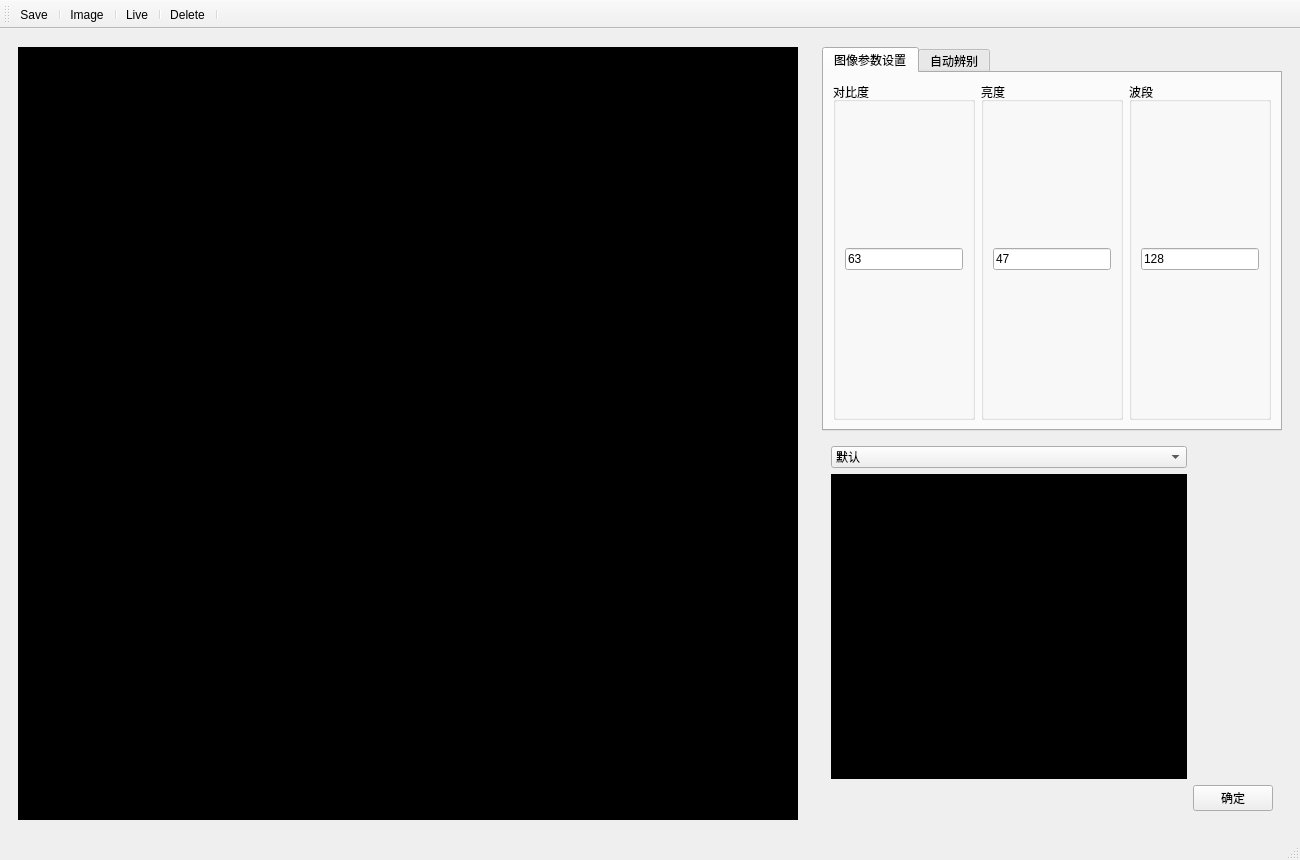
<?xml version="1.0" encoding="UTF-8"?>
<ui version="4.0">
 <class>ImageSettingClass</class>
 <widget class="QMainWindow" name="ImageSettingClass">
  <property name="geometry">
   <rect>
    <x>0</x>
    <y>0</y>
    <width>1300</width>
    <height>860</height>
   </rect>
  </property>
  <property name="windowTitle">
   <string>图像设置</string>
  </property>
  <property name="tabShape">
   <enum>QTabWidget::Rounded</enum>
  </property>
  <property name="unifiedTitleAndToolBarOnMac">
   <bool>false</bool>
  </property>
  <widget class="QWidget" name="centralwidget">
   <layout class="QGridLayout" name="gridLayout_2" columnstretch="5,3">
    <item row="0" column="0">
     <widget class="QWidget" name="widgetLeft" native="true">
      <layout class="QGridLayout" name="gridLayout">
       <item row="0" column="0">
        <widget class="QLabel" name="labelPart">
         <property name="styleSheet">
          <string notr="true">background-color:black</string>
         </property>
         <property name="frameShape">
          <enum>QFrame::WinPanel</enum>
         </property>
         <property name="text">
          <string>Part                                                                          </string>
         </property>
         <property name="scaledContents">
          <bool>false</bool>
         </property>
        </widget>
       </item>
      </layout>
     </widget>
    </item>
    <item row="0" column="1">
     <widget class="QWidget" name="widgetRight" native="true">
      <layout class="QGridLayout" name="gridLayout_10" rowstretch="1,1">
       <item row="0" column="0">
        <widget class="QTabWidget" name="tabWidget">
         <property name="currentIndex">
          <number>0</number>
         </property>
         <widget class="QWidget" name="tabImageParamSet">
          <attribute name="title">
           <string>图像参数设置</string>
          </attribute>
          <layout class="QGridLayout" name="gridLayout_4">
           <item row="0" column="0">
            <widget class="QGroupBox" name="groupBox">
             <property name="title">
              <string>对比度</string>
             </property>
             <layout class="QGridLayout" name="gridLayout_5">
              <item row="0" column="0">
               <widget class="QLineEdit" name="lineEditContrast">
                <property name="text">
                 <string>63</string>
                </property>
               </widget>
              </item>
             </layout>
            </widget>
           </item>
           <item row="0" column="1">
            <widget class="QGroupBox" name="groupBox_2">
             <property name="title">
              <string>亮度</string>
             </property>
             <layout class="QGridLayout" name="gridLayout_6">
              <item row="0" column="0">
               <widget class="QLineEdit" name="lineEditLight">
                <property name="text">
                 <string>47</string>
                </property>
               </widget>
              </item>
             </layout>
            </widget>
           </item>
           <item row="0" column="2">
            <widget class="QGroupBox" name="groupBox_3">
             <property name="title">
              <string>波段</string>
             </property>
             <layout class="QGridLayout" name="gridLayout_7">
              <item row="0" column="0">
               <widget class="QLineEdit" name="lineEditBaud">
                <property name="text">
                 <string>128</string>
                </property>
               </widget>
              </item>
             </layout>
            </widget>
           </item>
          </layout>
         </widget>
         <widget class="QWidget" name="tabAutoDiscriminate">
          <attribute name="title">
           <string>自动辨别</string>
          </attribute>
          <layout class="QGridLayout" name="gridLayout_9" columnstretch="1,1">
           <item row="0" column="0">
            <widget class="QCheckBox" name="checkBoxAutoDiscriminate">
             <property name="text">
              <string>自动辨别</string>
             </property>
            </widget>
           </item>
           <item row="0" column="1">
            <widget class="QGroupBox" name="groupBox_4">
             <property name="title">
              <string>差分阈值</string>
             </property>
             <layout class="QGridLayout" name="gridLayout_8">
              <item row="0" column="0">
               <widget class="QLineEdit" name="lineEditThreshold">
                <property name="text">
                 <string>10</string>
                </property>
               </widget>
              </item>
             </layout>
            </widget>
           </item>
          </layout>
         </widget>
        </widget>
       </item>
       <item row="1" column="0">
        <widget class="QWidget" name="widget" native="true">
         <layout class="QGridLayout" name="gridLayout_3" columnstretch="9,1">
          <item row="0" column="0">
           <widget class="QComboBox" name="comboBox">
            <item>
             <property name="text">
              <string>默认</string>
             </property>
            </item>
            <item>
             <property name="text">
              <string>比较卡尺工具</string>
             </property>
            </item>
            <item>
             <property name="text">
              <string>卡尺工具</string>
             </property>
            </item>
            <item>
             <property name="text">
              <string>边缘标记工具</string>
             </property>
            </item>
            <item>
             <property name="text">
              <string>计数器工具</string>
             </property>
            </item>
            <item>
             <property name="text">
              <string>特征分析工具</string>
             </property>
            </item>
            <item>
             <property name="text">
              <string>图像搜索工具</string>
             </property>
            </item>
            <item>
             <property name="text">
              <string>在/不在窗口</string>
             </property>
            </item>
            <item>
             <property name="text">
              <string>校正窗口</string>
             </property>
            </item>
            <item>
             <property name="text">
              <string>边线查找窗口</string>
             </property>
            </item>
            <item>
             <property name="text">
              <string>亮度检测窗口</string>
             </property>
            </item>
            <item>
             <property name="text">
              <string>一致性窗口</string>
             </property>
            </item>
            <item>
             <property name="text">
              <string>模腔残留物检测工具</string>
             </property>
            </item>
           </widget>
          </item>
          <item row="1" column="0">
           <widget class="QLabel" name="labelAll">
            <property name="styleSheet">
             <string notr="true">background-color:black</string>
            </property>
            <property name="frameShape">
             <enum>QFrame::WinPanel</enum>
            </property>
            <property name="text">
             <string>All</string>
            </property>
            <property name="scaledContents">
             <bool>true</bool>
            </property>
           </widget>
          </item>
          <item row="2" column="1">
           <widget class="QPushButton" name="buttonSure">
            <property name="text">
             <string>确定</string>
            </property>
           </widget>
          </item>
         </layout>
        </widget>
       </item>
      </layout>
     </widget>
    </item>
   </layout>
  </widget>
  <widget class="QStatusBar" name="statusbar"/>
  <widget class="QToolBar" name="toolBar">
   <property name="windowTitle">
    <string>toolBar</string>
   </property>
   <attribute name="toolBarArea">
    <enum>TopToolBarArea</enum>
   </attribute>
   <attribute name="toolBarBreak">
    <bool>false</bool>
   </attribute>
   <addaction name="actionSave"/>
   <addaction name="separator"/>
   <addaction name="actionImage"/>
   <addaction name="separator"/>
   <addaction name="actionLive"/>
   <addaction name="separator"/>
   <addaction name="actionDelete"/>
   <addaction name="separator"/>
  </widget>
  <action name="actionSave">
   <property name="icon">
    <iconset>
     <normaloff>Resources/ico/save.png</normaloff>Resources/ico/save.png</iconset>
   </property>
   <property name="text">
    <string>Save...</string>
   </property>
  </action>
  <action name="actionImage">
   <property name="icon">
    <iconset>
     <normaloff>Resources/ico/pic.png</normaloff>Resources/ico/pic.png</iconset>
   </property>
   <property name="text">
    <string>Image</string>
   </property>
  </action>
  <action name="actionLive">
   <property name="icon">
    <iconset>
     <normaloff>Resources/ico/uE743-live.png</normaloff>Resources/ico/uE743-live.png</iconset>
   </property>
   <property name="text">
    <string>Live</string>
   </property>
  </action>
  <action name="actionDelete">
   <property name="icon">
    <iconset>
     <normaloff>Resources/ico/delete.png</normaloff>Resources/ico/delete.png</iconset>
   </property>
   <property name="text">
    <string>Delete</string>
   </property>
  </action>
 </widget>
 <resources/>
 <connections/>
</ui>
